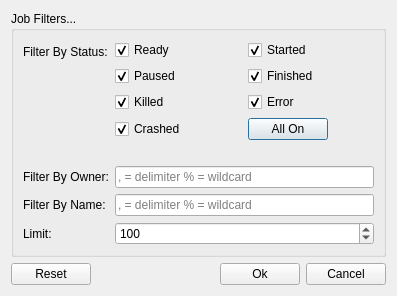
<?xml version="1.0" encoding="UTF-8"?>
<ui version="4.0">
 <class>jobFilterDialog</class>
 <widget class="QDialog" name="jobFilterDialog">
  <property name="geometry">
   <rect>
    <x>0</x>
    <y>0</y>
    <width>397</width>
    <height>280</height>
   </rect>
  </property>
  <property name="windowTitle">
   <string>Dialog</string>
  </property>
  <layout class="QFormLayout" name="formLayout_2">
   <property name="fieldGrowthPolicy">
    <enum>QFormLayout::AllNonFixedFieldsGrow</enum>
   </property>
   <item row="0" column="0" colspan="2">
    <widget class="QGroupBox" name="filterGroup">
     <property name="title">
      <string>Job Filters...</string>
     </property>
     <layout class="QFormLayout" name="formLayout_3">
      <item row="0" column="0">
       <widget class="QLabel" name="statusLabel">
        <property name="text">
         <string>Filter By Status:</string>
        </property>
       </widget>
      </item>
      <item row="0" column="1">
       <layout class="QGridLayout" name="statusGrid">
        <item row="3" column="0">
         <widget class="QCheckBox" name="pausedCheckbox">
          <property name="text">
           <string>Paused</string>
          </property>
          <property name="checked">
           <bool>true</bool>
          </property>
         </widget>
        </item>
        <item row="5" column="0">
         <widget class="QCheckBox" name="crashedCheckbox">
          <property name="text">
           <string>Crashed</string>
          </property>
          <property name="checked">
           <bool>true</bool>
          </property>
         </widget>
        </item>
        <item row="0" column="1">
         <widget class="QCheckBox" name="startedCheckbox">
          <property name="text">
           <string>Started</string>
          </property>
          <property name="checked">
           <bool>true</bool>
          </property>
         </widget>
        </item>
        <item row="5" column="1">
         <widget class="QPushButton" name="statusToggleButton">
          <property name="sizePolicy">
           <sizepolicy hsizetype="Fixed" vsizetype="Minimum">
            <horstretch>0</horstretch>
            <verstretch>0</verstretch>
           </sizepolicy>
          </property>
          <property name="text">
           <string>All On</string>
          </property>
         </widget>
        </item>
        <item row="3" column="1">
         <widget class="QCheckBox" name="finishedCheckbox">
          <property name="text">
           <string>Finished</string>
          </property>
          <property name="checked">
           <bool>true</bool>
          </property>
         </widget>
        </item>
        <item row="4" column="0">
         <widget class="QCheckBox" name="killedCheckbox">
          <property name="text">
           <string>Killed</string>
          </property>
          <property name="checked">
           <bool>true</bool>
          </property>
         </widget>
        </item>
        <item row="0" column="0">
         <widget class="QCheckBox" name="readyCheckbox">
          <property name="text">
           <string>Ready</string>
          </property>
          <property name="checked">
           <bool>true</bool>
          </property>
         </widget>
        </item>
        <item row="4" column="1">
         <widget class="QCheckBox" name="errorCheckbox">
          <property name="text">
           <string>Error</string>
          </property>
          <property name="checked">
           <bool>true</bool>
          </property>
         </widget>
        </item>
        <item row="6" column="0">
         <spacer name="horizontalSpacer_2">
          <property name="orientation">
           <enum>Qt::Horizontal</enum>
          </property>
          <property name="sizeHint" stdset="0">
           <size>
            <width>40</width>
            <height>20</height>
           </size>
          </property>
         </spacer>
        </item>
        <item row="6" column="1">
         <spacer name="horizontalSpacer_3">
          <property name="orientation">
           <enum>Qt::Horizontal</enum>
          </property>
          <property name="sizeHint" stdset="0">
           <size>
            <width>40</width>
            <height>20</height>
           </size>
          </property>
         </spacer>
        </item>
       </layout>
      </item>
      <item row="1" column="0">
       <widget class="QLabel" name="ownerLabel">
        <property name="text">
         <string>Filter By Owner:</string>
        </property>
       </widget>
      </item>
      <item row="1" column="1">
       <widget class="QLineEdit" name="ownerLineEdit">
        <property name="placeholderText">
         <string>, = delimiter % = wildcard</string>
        </property>
       </widget>
      </item>
      <item row="2" column="0">
       <widget class="QLabel" name="nameLabel">
        <property name="text">
         <string>Filter By Name:</string>
        </property>
       </widget>
      </item>
      <item row="2" column="1">
       <widget class="QLineEdit" name="nameLineEdit">
        <property name="placeholderText">
         <string>, = delimiter % = wildcard</string>
        </property>
       </widget>
      </item>
      <item row="3" column="0">
       <widget class="QLabel" name="limitLabel">
        <property name="text">
         <string>Limit:</string>
        </property>
       </widget>
      </item>
      <item row="3" column="1">
       <widget class="QSpinBox" name="limitSpinBox">
        <property name="minimum">
         <number>1</number>
        </property>
        <property name="maximum">
         <number>9999999</number>
        </property>
        <property name="value">
         <number>100</number>
        </property>
       </widget>
      </item>
     </layout>
    </widget>
   </item>
   <item row="1" column="0" colspan="2">
    <layout class="QHBoxLayout" name="buttonsLayout">
     <item>
      <widget class="QPushButton" name="resetButton">
       <property name="text">
        <string>Reset</string>
       </property>
      </widget>
     </item>
     <item>
      <spacer name="horizontalSpacer">
       <property name="orientation">
        <enum>Qt::Horizontal</enum>
       </property>
       <property name="sizeHint" stdset="0">
        <size>
         <width>40</width>
         <height>20</height>
        </size>
       </property>
      </spacer>
     </item>
     <item>
      <widget class="QPushButton" name="okButton">
       <property name="text">
        <string>Ok</string>
       </property>
      </widget>
     </item>
     <item>
      <widget class="QPushButton" name="cancelButton">
       <property name="text">
        <string>Cancel</string>
       </property>
      </widget>
     </item>
    </layout>
   </item>
  </layout>
 </widget>
 <resources/>
 <connections/>
</ui>
